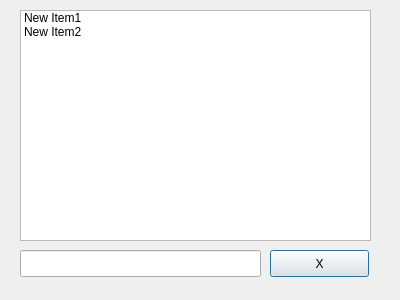
<?xml version="1.0" encoding="UTF-8"?>
<ui version="4.0">
 <class>Dialog</class>
 <widget class="QDialog" name="Dialog">
  <property name="geometry">
   <rect>
    <x>0</x>
    <y>0</y>
    <width>400</width>
    <height>300</height>
   </rect>
  </property>
  <property name="windowTitle">
   <string>Dialog</string>
  </property>
  <widget class="QPushButton" name="pushButton">
   <property name="geometry">
    <rect>
     <x>270</x>
     <y>250</y>
     <width>99</width>
     <height>27</height>
    </rect>
   </property>
   <property name="text">
    <string>X</string>
   </property>
  </widget>
  <widget class="QLineEdit" name="lineEdit">
   <property name="geometry">
    <rect>
     <x>20</x>
     <y>250</y>
     <width>241</width>
     <height>27</height>
    </rect>
   </property>
  </widget>
  <widget class="QListWidget" name="listWidget">
   <property name="geometry">
    <rect>
     <x>20</x>
     <y>10</y>
     <width>351</width>
     <height>231</height>
    </rect>
   </property>
   <item>
    <property name="text">
     <string>New Item1</string>
    </property>
   </item>
   <item>
    <property name="text">
     <string>New Item2</string>
    </property>
   </item>
  </widget>
 </widget>
 <resources/>
 <connections/>
</ui>
